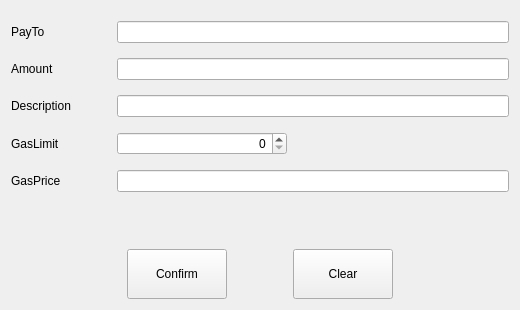
<?xml version="1.0" encoding="UTF-8"?>
<ui version="4.0">
 <class>SendTokenPage</class>
 <widget class="QWidget" name="SendTokenPage">
  <property name="geometry">
   <rect>
    <x>0</x>
    <y>0</y>
    <width>520</width>
    <height>310</height>
   </rect>
  </property>
  <property name="windowTitle">
   <string>Form</string>
  </property>
  <layout class="QVBoxLayout" name="verticalLayout">
   <item>
    <spacer name="verticalSpacer_2">
     <property name="orientation">
      <enum>Qt::Vertical</enum>
     </property>
     <property name="sizeType">
      <enum>QSizePolicy::Fixed</enum>
     </property>
     <property name="sizeHint" stdset="0">
      <size>
       <width>20</width>
       <height>10</height>
      </size>
     </property>
    </spacer>
   </item>
   <item>
    <layout class="QGridLayout" name="gridLayout">
     <property name="verticalSpacing">
      <number>15</number>
     </property>
     <item row="0" column="0">
      <widget class="QLabel" name="labelPayTo">
       <property name="minimumSize">
        <size>
         <width>100</width>
         <height>0</height>
        </size>
       </property>
       <property name="text">
        <string>PayTo</string>
       </property>
      </widget>
     </item>
     <item row="1" column="0">
      <widget class="QLabel" name="labelAmount">
       <property name="minimumSize">
        <size>
         <width>100</width>
         <height>0</height>
        </size>
       </property>
       <property name="text">
        <string>Amount</string>
       </property>
      </widget>
     </item>
     <item row="3" column="0">
      <widget class="QLabel" name="labelGasLimit">
       <property name="minimumSize">
        <size>
         <width>100</width>
         <height>0</height>
        </size>
       </property>
       <property name="text">
        <string>GasLimit</string>
       </property>
      </widget>
     </item>
     <item row="4" column="0">
      <widget class="QLabel" name="labelGasPrice">
       <property name="minimumSize">
        <size>
         <width>100</width>
         <height>0</height>
        </size>
       </property>
       <property name="text">
        <string>GasPrice</string>
       </property>
      </widget>
     </item>
     <item row="2" column="0">
      <widget class="QLabel" name="labelDescription">
       <property name="minimumSize">
        <size>
         <width>100</width>
         <height>0</height>
        </size>
       </property>
       <property name="text">
        <string>Description</string>
       </property>
      </widget>
     </item>
     <item row="0" column="1">
      <widget class="QLineEdit" name="lineEditPayTo"/>
     </item>
     <item row="1" column="1">
      <widget class="QLineEdit" name="lineEditAmount"/>
     </item>
     <item row="2" column="1">
      <widget class="QLineEdit" name="lineEditDescription"/>
     </item>
     <item row="4" column="1">
      <widget class="BitcoinAmountField" name="lineEditGasPrice"/>
     </item>
     <item row="3" column="1">
      <widget class="QSpinBox" name="lineEditGasLimit">
       <property name="maximumSize">
        <size>
         <width>170</width>
         <height>16777215</height>
        </size>
       </property>
       <property name="alignment">
        <set>Qt::AlignRight|Qt::AlignTrailing|Qt::AlignVCenter</set>
       </property>
      </widget>
     </item>
    </layout>
   </item>
   <item>
    <spacer name="verticalSpacer">
     <property name="orientation">
      <enum>Qt::Vertical</enum>
     </property>
     <property name="sizeHint" stdset="0">
      <size>
       <width>20</width>
       <height>40</height>
      </size>
     </property>
    </spacer>
   </item>
   <item>
    <layout class="QHBoxLayout" name="horizontalLayout">
     <property name="rightMargin">
      <number>0</number>
     </property>
     <item>
      <spacer name="horizontalSpacer">
       <property name="orientation">
        <enum>Qt::Horizontal</enum>
       </property>
       <property name="sizeType">
        <enum>QSizePolicy::Expanding</enum>
       </property>
       <property name="sizeHint" stdset="0">
        <size>
         <width>40</width>
         <height>20</height>
        </size>
       </property>
      </spacer>
     </item>
     <item>
      <widget class="QPushButton" name="confirmButton">
       <property name="minimumSize">
        <size>
         <width>100</width>
         <height>50</height>
        </size>
       </property>
       <property name="text">
        <string>Confirm</string>
       </property>
      </widget>
     </item>
     <item>
      <spacer name="horizontalSpacer_2">
       <property name="orientation">
        <enum>Qt::Horizontal</enum>
       </property>
       <property name="sizeType">
        <enum>QSizePolicy::Fixed</enum>
       </property>
       <property name="sizeHint" stdset="0">
        <size>
         <width>60</width>
         <height>20</height>
        </size>
       </property>
      </spacer>
     </item>
     <item>
      <widget class="QPushButton" name="clearButton">
       <property name="minimumSize">
        <size>
         <width>100</width>
         <height>50</height>
        </size>
       </property>
       <property name="text">
        <string>Clear</string>
       </property>
      </widget>
     </item>
     <item>
      <spacer name="horizontalSpacer_3">
       <property name="orientation">
        <enum>Qt::Horizontal</enum>
       </property>
       <property name="sizeHint" stdset="0">
        <size>
         <width>40</width>
         <height>20</height>
        </size>
       </property>
      </spacer>
     </item>
    </layout>
   </item>
  </layout>
 </widget>
 <customwidgets>
  <customwidget>
   <class>BitcoinAmountField</class>
   <extends>QLineEdit</extends>
   <header>bitcoinamountfield.h</header>
   <container>1</container>
  </customwidget>
 </customwidgets>
 <resources/>
 <connections/>
</ui>
